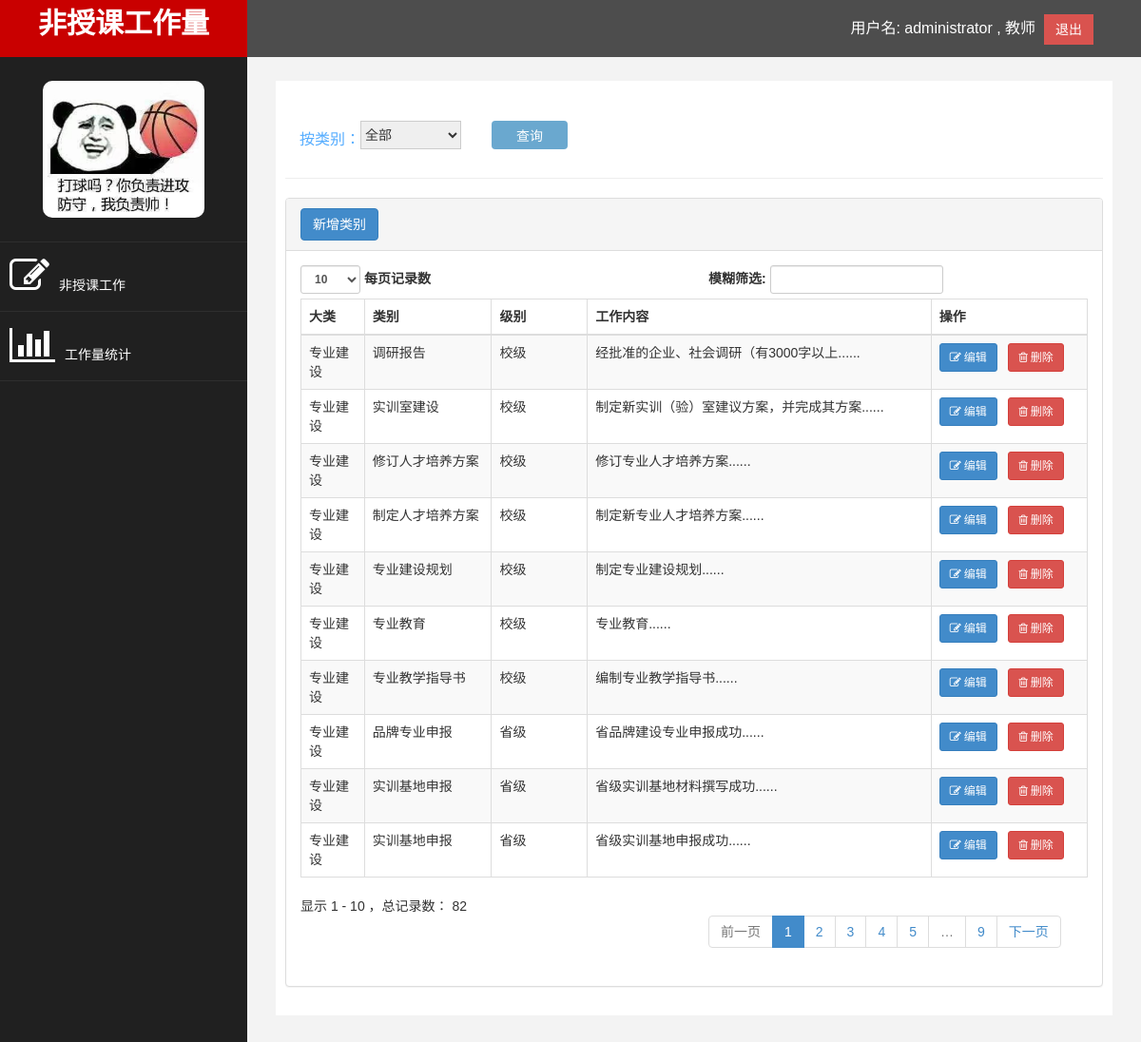
The app's page /worktype.php (signed in) with its own data.
### tables this page shows
CREATE TABLE `worktype` (
  `id` int(11) NOT NULL COMMENT '主键',
  `bigType` varchar(30) NOT NULL COMMENT '大类',
  `typeName` varchar(32) NOT NULL COMMENT '类别名',
  `rank` varchar(32) NOT NULL COMMENT '级别',
  `content` varchar(500) NOT NULL COMMENT ' 内容',
  `unit` varchar(8) NOT NULL COMMENT '单位',
  `classHour` varchar(200) NOT NULL COMMENT '课时',
  `price` varchar(200) NOT NULL COMMENT '价格',
  `memo` varchar(100) DEFAULT NULL COMMENT '备注'
);

### worktype.php (the view, shortened to what this page needs)
<?php
include_once 'base.php';
include_once 'dbconfig.php';
$typeName = "";
$statement = "select * from worktype";
$data = array();
$statmentObject = $pdo->prepare($statement);
$statmentObject->execute($data);
$result = $statmentObject->fetchAll();
?>
  <div id="page-wrapper" >
	<div id="page-inner">
		<div class="row">
			<div class="searchbody">
				<form method='post' action='worktype.php'>
					<div class="mycheck">
						<div class="mytype">
							<p class="mytype-title">按类别：</p>
							<select class="mytype-item" name="typename" width=30>
    							<option value="0" <?=empty($typeName)?"selected":''?>>全部</option>
    						</select>
						</div>
						<div class="querybtn">
							<input type='submit' value='查询' />
						</div>
					</div>
				</form>
			</div>
		</div>
		<hr />
		<div class="row">
			<div class="col-md-12">
				<div class="panel panel-default">
					<div class="panel-heading">
						<b><a href='insertworktype.php' class="btn btn-primary">新增类别</a></b>
					</div>
					<div class="panel-body">
						<div class="table-responsive">
							<table class="table table-striped table-bordered table-hover"
								id="dataTables-example">
								<thead>
									<tr>
									    <th>大类</th>
									    <th>类别</th>
									    <th>级别</th>
									    <th>工作内容</th>
										<th>操作</th>
									</tr>
								</thead>
								<tbody>
                        		<?php
                                $line = 0;
                                foreach ($result as $row) {
                                    $line ++;
                                    $linecolor = $line % 2 == 0 ? 'odd gradeX' : 'even gradeC';
                                    echo "<tr class='$linecolor'>";
                                    echo "<td>" . $row['bigType'] . "</td>";
                                    echo "<td>" . $row['typeName'] . "</td>";
                                    echo "<td>" . $row['rank'] . "</td>";
                                    echo "<td>" .mb_substr($row['content'],0,20,'utf-8')."......</td>";
                                    $url = "editworktype.php?id=".$row ['id'];
									$delurl = "deleteworktype.php?id=".$row ['id'];
									echo "<td style='width:150px;'><a class='btn btn-primary btn-sm shiny' href='".$url."'><i class='fa fa-edit'>&nbsp;编辑</i></a>
								    &nbsp;&nbsp;<a class='btn btn-danger btn-sm shiny' href='" . $delurl . "'><i class='fa fa-trash-o'>&nbsp;删除</i></a></td>";
									echo "</tr>";
                                }
                                ?>
								</tbody>
							</table>
						</div>
					</div>
				</div>
			</div>
		</div>
	</div>
</div>
</div>
</body>
</html>

### assets/css/hu.css (style rules this page uses)
.mycheck { max-width: 1000px; margin: 0 auto; padding-top: 16px; }
.mytype { float: left; margin-left: 30px; margin-top: 16px; margin-right: 32px; }
.mytype-title { font-size: 16px; color: #56adff; float: left; height: 30px; line-height: 0px; }
.mytype-item { float: left; height: 30px; border: 1px solid #ccc; }
.querybtn { float: left; width: 80px; height: 30px; margin-top: 16px; background-color: #6aa8cf; line-height: 30px; text-align: center; color: #ffffff; font-size: 14px; border-radius: 4px; cursor: pointer; }
.querybtn input { height: 30px; line-height: 30px; width: 80px; border: none; background-color: transparent; color: white; -webkit-appearance: none; appearance: none; }

### assets/css/custom.css (style rules this page uses)
body { font-family: 'Open Sans', sans-serif; }
#page-wrapper { padding: 15px 15px; min-height: 600px; background: #F3F3F3; }
#page-inner { width: 100%; margin: 10px 20px 10px 0px; background-color: #fff !important; padding: 10px; min-height: 320px; }
p { font-size: 16px; line-height: 25px; padding-top: 20px; }
@media ( min-width :768px) { #page-wrapper { margin: 0 0 0 260px; padding: 15px 30px; min-height: 1200px; } }

### records on screen
worktype: bigType "专业建设", typeName "调研报告", rank "校级", content "经批准的企业、社会调研（有3000字以上"
worktype: bigType "专业建设", typeName "实训室建设", rank "校级", content "制定新实训（验）室建议方案，并完成其方案"
worktype: bigType "专业建设", typeName "修订人才培养方案", rank "校级", content "修订专业人才培养方案"
worktype: bigType "专业建设", typeName "制定人才培养方案", rank "校级", content "制定新专业人才培养方案"
worktype: bigType "专业建设", typeName "专业建设规划", rank "校级", content "制定专业建设规划"
worktype: bigType "专业建设", typeName "专业教育", rank "校级", content "专业教育"
worktype: bigType "专业建设", typeName "专业教学指导书", rank "校级", content "编制专业教学指导书"
worktype: bigType "专业建设", typeName "品牌专业申报", rank "省级", content "省品牌建设专业申报成功"
worktype: bigType "专业建设", typeName "实训基地申报", rank "省级", content "省级实训基地材料撰写成功"
worktype: bigType "专业建设", typeName "实训基地申报", rank "省级", content "省级实训基地申报成功"

### other values on screen
$userName "administrator"
$ro "教师"
